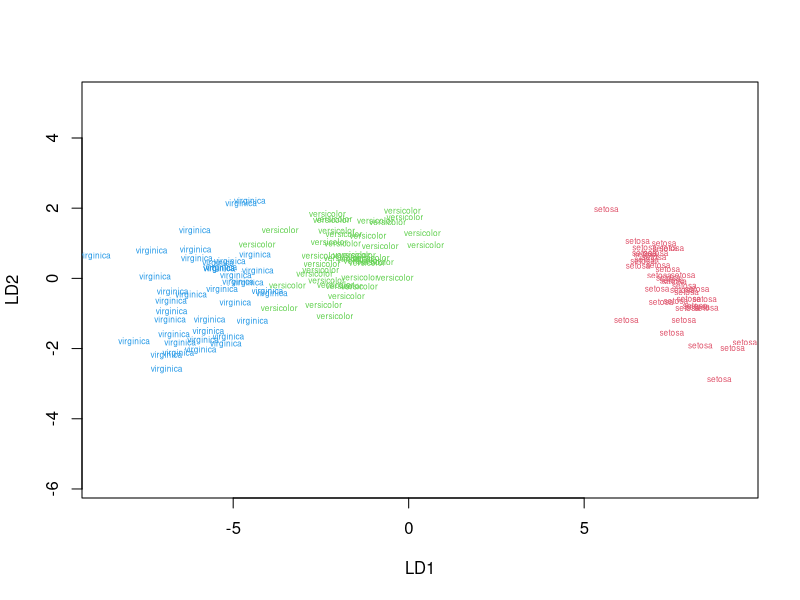
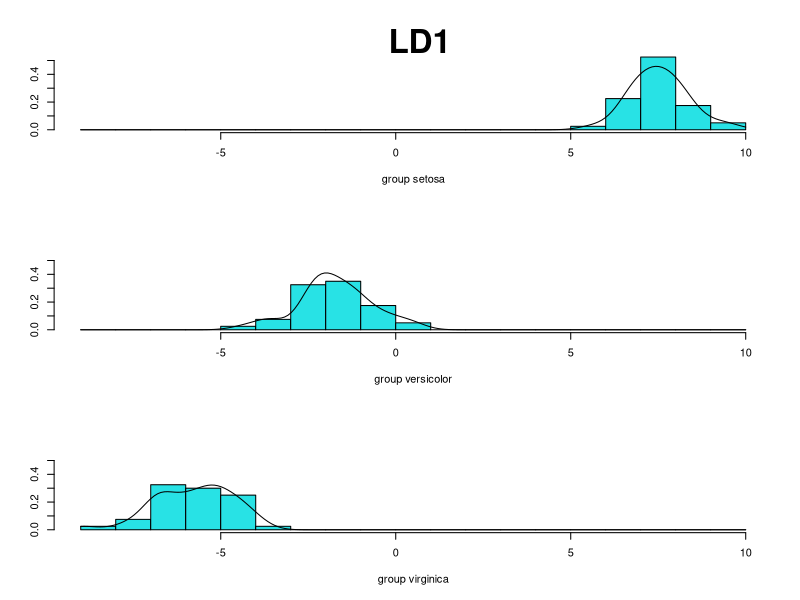
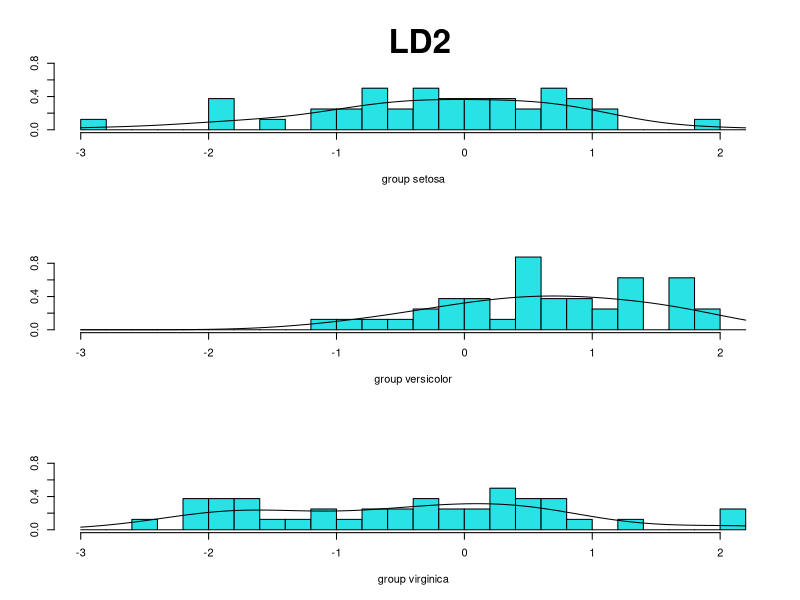

Reproduce these figures in R, in order.
## ---- chunk 1
options(digits = 5, width = 100)
## ---- chunk 2
# Set random seed
set.seed(12345)

# Packages
library(MASS) # for lad, qda
## ---- chunk 3
dim(iris)
head(iris)
proportions(table(iris$Species))
## ---- chunk 4
str(iris)
## ---- chunk 5
nr <- nrow(iris)
train.id <- sample(nr, nr * 0.8)

training <- iris[train.id, ]
testing <- iris[-train.id, ]
## ---- chunk 6
dim(training)
dim(testing)
## ---- chunk 7
options(max.print = 20)
## ---- chunk 8
lda.mod <- lda(Species ~ ., training, prior = c(1,1,1)/3)
## ---- chunk 9
lda.mod
## ---- chunk 10
plot(lda.mod, col = as.integer(training$Species)+1, cex = 0.5)
## ---- chunk 11
lda.fit <- predict(lda.mod)
lda.fit 
## ---- chunk 12
#| fig-height: 7

ldahist(lda.fit$x[, 1], g = training$Species, type = "both")
title("LD1", cex.main = 2)
## ---- chunk 13
#| fig-height: 7

ldahist(lda.fit$x[, 2], g = training$Species, type = "both")
title("LD2", cex.main = 2)
## ---- chunk 14
(Z <- lda.mod$scaling)
X <- model.matrix(Species ~ ., training)[, -1]
center <- t(lda.mod$prior) %*% lda.mod$means
Xc <- scale(X, center = center, scale = FALSE)
LD <- Xc %*% Z
LD
all.equal(LD, lda.fit$x)
## ---- chunk 15
lda.pred <- predict(lda.mod, testing)
lda.pred
## ---- chunk 16
table(Reality = testing$Species, Prediction = lda.pred$class)
mean(testing$Species == lda.pred$class)
